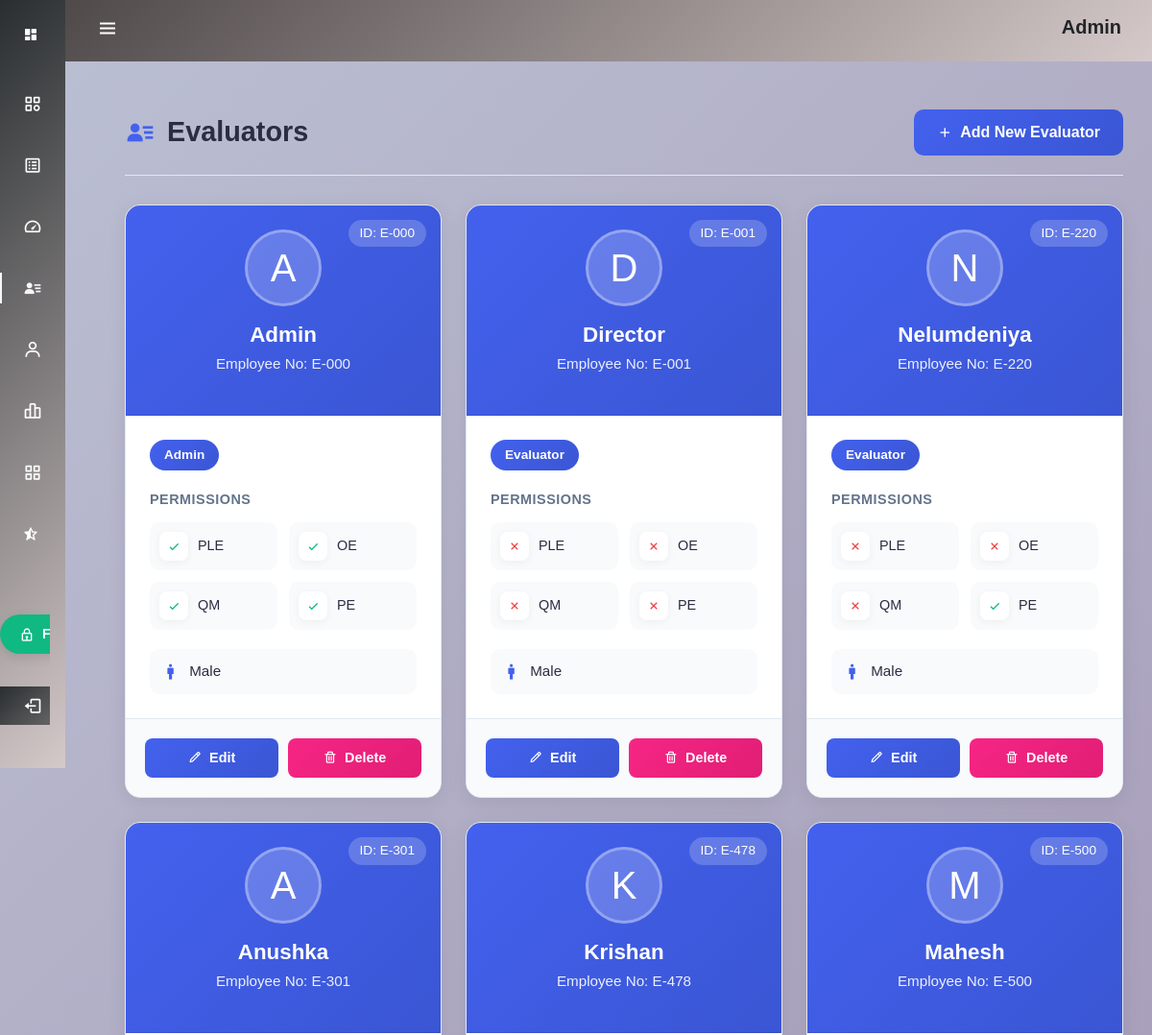
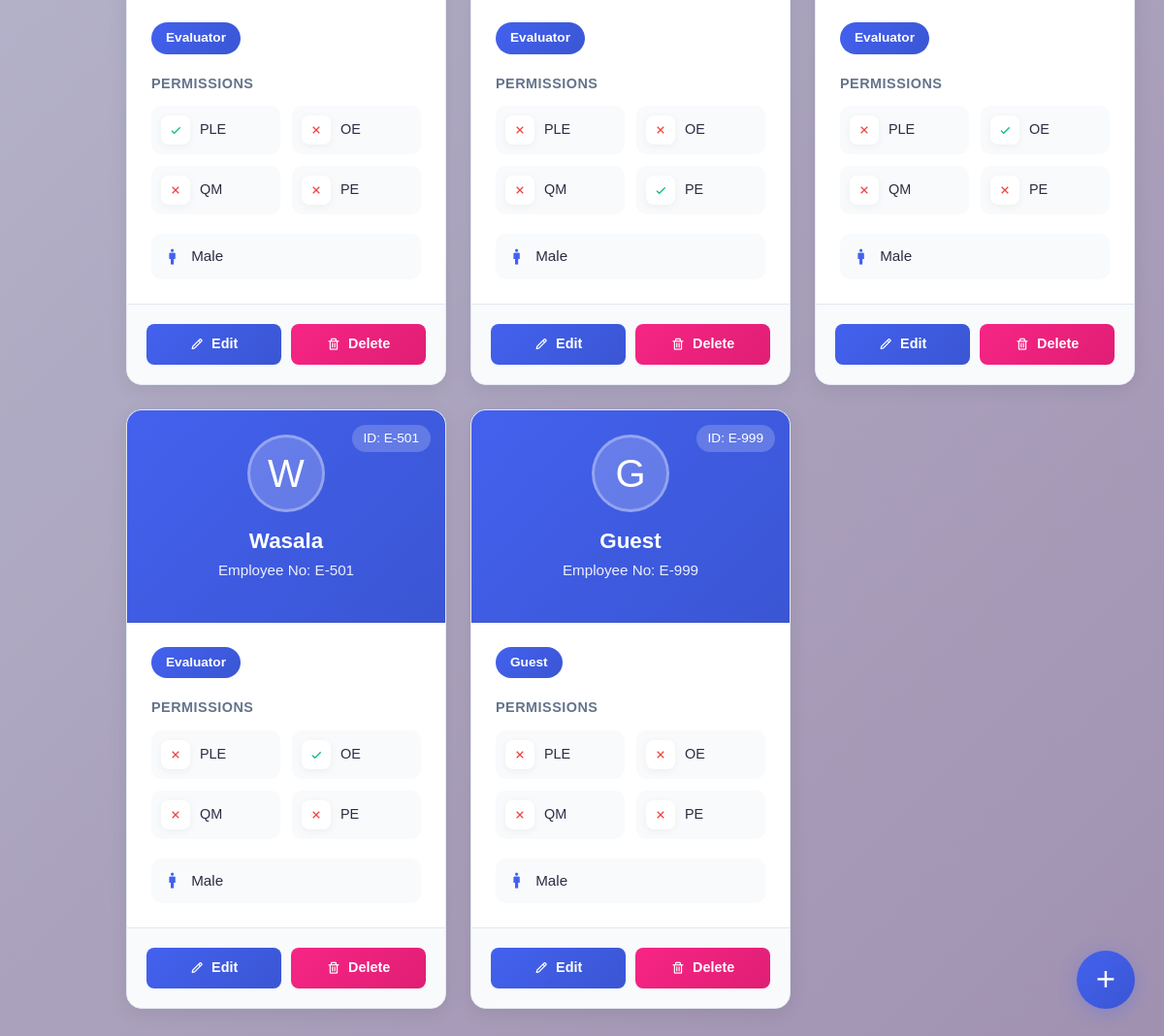
Screenshot of /Evaluators.php (signed in) with the database file from the repository (2 pictures, top to bottom).
### tables this page shows
CREATE TABLE `system_settings` (
  `id` int(11) NOT NULL DEFAULT 1,
  `evaluation_frozen` enum('0','1') DEFAULT '0',
  `created_at` timestamp NOT NULL DEFAULT current_timestamp(),
  `updated_at` timestamp NOT NULL DEFAULT current_timestamp() ON UPDATE current_timestamp()
);

CREATE TABLE `evaluator` (
  `evaluator_id` varchar(10) NOT NULL,
  `evaluator_name` varchar(100) NOT NULL,
  `PLE` tinyint(1) NOT NULL DEFAULT 0,
  `OE` tinyint(1) NOT NULL DEFAULT 0,
  `QM` tinyint(1) NOT NULL DEFAULT 0,
  `PE` tinyint(1) NOT NULL DEFAULT 0,
  `ev_gender` varchar(10) NOT NULL,
  `is_admin` tinyint(1) NOT NULL DEFAULT 0,
  `is_evaluator` tinyint(1) NOT NULL,
  `email` varchar(100) NOT NULL,
  `password` varchar(50) NOT NULL
);

### Evaluators.php (the view, shortened to what this page needs)
<?php
include "config.php";
$freeze_query = "SELECT evaluation_frozen FROM system_settings WHERE id = 1";
$freeze_result = mysqli_query($conn, $freeze_query);
if ($freeze_result && mysqli_num_rows($freeze_result) > 0) {
    $freeze_data = mysqli_fetch_assoc($freeze_result);
    $is_frozen = $freeze_data['evaluation_frozen'];
} else {
    $is_frozen = '0';
}
if (isset($_SESSION["user"])) {
  $sql = "SELECT * FROM evaluator";
  $result = $conn->query($sql);
?>
  <!DOCTYPE html>
  <html lang="en">
  <head>
    <link rel="stylesheet" href="https://cdn.jsdelivr.net/npm/bootstrap@5.0.0-beta1/dist/css/bootstrap.min.css" />
    <link rel="stylesheet" href="https://cdn.jsdelivr.net/npm/bootstrap@5.0.0-beta1/dist/js/bootstrap.bundle.min.js" />
    <link rel="stylesheet" href="https://cdnjs.cloudflare.com/ajax/libs/jquery/3.2.1/jquery.min.js" />
    <link rel="stylesheet" href="https://cdn.jsdelivr.net/npm/boxicons@latest/css/boxicons.min.css" />
    <link rel="stylesheet" href="https://cdnjs.cloudflare.com/ajax/libs/font-awesome/6.4.0/css/all.min.css" />
    <link rel="stylesheet" href="./style.css" />
  </head>
  <body id="body-pd" class="content <?php if ($_SESSION['isAdmin']) {
                                      echo "Admin";
                                    } else if ($_SESSION["isEvaluator"]) {
                                      echo "Evaluator";
                                    } else {
                                      echo "Guest";
                                    } ?>">
    <header class="header <?php if ($_SESSION['isAdmin']) {
                            echo "Admin";
                          } else if ($_SESSION["isEvaluator"]) {
                            echo "Evaluator";
                          } else {
                            echo "Guest";
                          } ?>" id="header">
      <div class="header_toggle"> <i class='bx bx-menu' id="header-toggle"></i> </div>
      <?php if (isset($_SESSION["user"])) { ?>
        <h5 style="font-weight: bold; text-transform: capitalize;"><?php echo $_SESSION["user"]; ?></h5>
      <?php } else { ?>
        <div class="header_img"> <a href="./signin.php"><i class='bx bxs-user nav_icon' style="padding: 1vh;"></i></a> </div>
      <?php } ?>
    </header>
    <div class="l-navbar <?php if ($_SESSION['isAdmin']) {
                            echo "Admin";
                          } else if ($_SESSION["isEvaluator"]) {
                            echo "Evaluator";
                          } else {
                            echo "Guest";
                          } ?>" id="nav-bar">
      <nav class="nav">
        <div>
          <a href="./index.php" class="nav_logo" style="color: #ffffff; font-weight: bold;">
            <i class='bx bxs-dashboard me-2'></i>
          </a>
          <div class="nav_list">
            <a href="./Categories.php" class="nav_link"> <i class='bx bx-category nav_icon'></i> <span class="nav_name">Categories</span> </a>
            <a href="./AttributeCategories.php" class="nav_link"> <i class='bx bx-spreadsheet nav_icon'></i> <span class="nav_name">Attributes</span> </a>
            <a href="./ScoringMethods.php" class="nav_link"> <i class='bx bx-tachometer nav_icon'></i> <span class="nav_name">Marking Schemes</span> </a>
            <a href="./Evaluators.php" class="nav_link active"> <i class='bx bxs-user-detail nav_icon'></i> <span class="nav_name">Evaluators</span> </a>
            <a href="./Employees.php" class="nav_link"> <i class='bx bx-user nav_icon'></i><span class="nav_name">Evaluatees</span> </a>
            <?php if ($is_frozen == '1'): ?>
              <a href="javascript:void(0)" class="nav_link disabled">
                <i class='bx bx-bar-chart-alt-2 nav_icon'></i>
                <span class="nav_name">Evaluate by Individual <small class="text-danger">(Frozen)</small></span>
              </a>
              <a href="javascript:void(0)" class="nav_link disabled">
                <i class='bx bx-grid-alt nav_icon'></i>
                <span class="nav_name">Evaluate by Warehouse <small class="text-danger">(Frozen)</small></span>
              </a>
            <?php else: ?>
              <a href="./namely_evaluation.php" class="nav_link"> <i class='bx bx-bar-chart-alt-2 nav_icon'></i> <span class="nav_name">Evaluate by Individual</span> </a>
              <a href="./Warehouses.php" class="nav_link"> <i class='bx bx-grid-alt nav_icon'></i> <span class="nav_name">Evaluate by Warehouse</span> </a>
            <?php endif; ?>
            <a href="./periodRatings.php" class="nav_link"> <i class='bx bxs-star-half'></i> <span class="nav_name">Results & Grading</span> </a>
          </div>
        </div>
        <div>
          <?php if ($_SESSION['isAdmin']): ?>
            <form method="POST" action="index.php" style="margin-bottom: 10px;">
              <button type="submit" name="toggle_freeze" class="nav_link freeze-btn <?php echo $is_frozen == '1' ? 'frozen' : 'unfrozen'; ?>" style="border: none; width: 100%;">
                <i class='bx <?php echo $is_frozen == '1' ? 'bx-lock-open' : 'bx-lock'; ?>'></i>
                <span class="nav_name"><?php echo $is_frozen == '1' ? 'Unfreeze System' : 'Freeze System'; ?></span>
              </button>
            </form>
          <?php endif; ?>
          <form enctype="multipart/form-data" action="<?php echo htmlspecialchars($_SERVER["PHP_SELF"]); ?>" method="POST">
            <button type="submit" name="signout" class="nav_link <?php if ($_SESSION['isAdmin']) {
                                                                    echo "Admin";
                                                                  } else if ($_SESSION["isEvaluator"]) {
                                                                    echo "Evaluator";
                                                                  } else {
                                                                    echo "Guest";
                                                                  } ?>" style="background-color: #666; border: none; width: 100%;">
              <i class='bx bx-log-out nav_icon'></i>
            </button>
          </form>
        </div>
      </nav>
    </div>
    <div class="modern-container">
      <div class="page-header">
        <div class="page-title">
          <i class='bx bxs-user-detail'></i>
          Evaluators
        </div>
        <?php if ($_SESSION["isAdmin"]) { ?>
          <a href="./evaluator.php" class="add-btn">
            <i class='bx bx-plus'></i>
            Add New Evaluator
          </a>
        <?php } ?>
      </div>
      <?php if ($result->num_rows > 0) { ?>
        <div class="evaluators-grid">
          <?php while ($row = $result->fetch_assoc()) {
            $role = '';
            $roleClass = '';
            if ($row['is_admin']) {
              $role = 'Admin';
              $roleClass = 'Admin';
            } else if ($row['is_evaluator']) {
              $role = 'Evaluator';
              $roleClass = 'Evaluator';
            } else {
              $role = 'Guest';
              $roleClass = 'Guest';
            }
            $initials = strtoupper(substr($row['evaluator_name'], 0, 1));
          ?>
            <div class="evaluator-card">
              <div class="card-header">
                <span class="employee-badge">ID: <?php echo $row['evaluator_id']; ?></span>
                <div class="avatar-container">
                  <?php echo $initials; ?>
                </div>
                <h3 class="evaluator-name"><?php echo htmlspecialchars($row['evaluator_name']); ?></h3>
                <p class="evaluator-id">Employee No: <?php echo $row['evaluator_id']; ?></p>
              </div>
              <div class="card-content">
                <div class="<?php echo $roleClass; ?> role-badge">
                  <?php echo $role; ?>
                </div>
                <div class="permissions-section">
                  <div class="section-title">Permissions</div>
                  <div class="permissions-grid">
                    <div class="permission-item">
                      <div class="permission-icon">
                        <i class='bx <?php echo $row['PLE'] ? 'bx-check permission-active' : 'bx-x permission-inactive'; ?>'></i>
                      </div>
                      <span class="permission-label">PLE</span>
                    </div>
                    <div class="permission-item">
                      <div class="permission-icon">
                        <i class='bx <?php echo $row['OE'] ? 'bx-check permission-active' : 'bx-x permission-inactive'; ?>'></i>
                      </div>
                      <span class="permission-label">OE</span>
                    </div>
                    <div class="permission-item">
                      <div class="permission-icon">
                        <i class='bx <?php echo $row['QM'] ? 'bx-check permission-active' : 'bx-x permission-inactive'; ?>'></i>
                      </div>
                      <span class="permission-label">QM</span>
                    </div>
                    <div class="permission-item">
                      <div class="permission-icon">
                        <i class='bx <?php echo $row['PE'] ? 'bx-check permission-active' : 'bx-x permission-inactive'; ?>'></i>
                      </div>
                      <span class="permission-label">PE</span>
                    </div>
                  </div>
                </div>
                <div class="gender-section">
                  <i class='bx <?php echo $row['ev_gender'] == 'Male' ? 'bx-male' : 'bx-female'; ?> gender-icon'></i>
                  <span class="gender-label"><?php echo $row['ev_gender']; ?></span>
                </div>
              </div>
              <?php if ($_SESSION["isAdmin"] || $_SESSION["id"] == $row['evaluator_id']) { ?>
                <div class="card-actions">
                  <a href="./evaluator.php?id=<?php echo $row['evaluator_id'] ?>" class="action-btn edit-btn">
                    <i class='bx bx-pencil'></i>
                    Edit
                  </a>
                  <a href="./delete.php?evtId=<?php echo $row['evaluator_id'] ?>" class="action-btn delete-btn" onclick="return confirm('Are you sure you want to delete this evaluator?');">
                    <i class='bx bx-trash'></i>
                    Delete
                  </a>
                </div>
              <?php } ?>
            </div>
          <?php } ?>
        </div>
      <?php } ?>
    </div>
    <?php if ($_SESSION["isAdmin"] && $result->num_rows > 0) { ?>
      <a href="./evaluator.php" class="floating-action-btn">
        <i class='bx bx-plus'></i>
      </a>
    <?php } ?>
  </body>
  </html>
<?php } else {
  header("location: signin.php");
} ?>

### style.css (style rules this page uses)
:root { --header-height: 3rem; --nav-width: 68px; --first-color: #ffffff; --first-color-light: #ffffff; --white-color: #F7F6FB; --body-font: "Calibri", sans-serif; --normal-font-size: 1rem; --z-fixed: 100; }
.content.Admin { position: relative; font-family: var(--body-font); font-size: var(--normal-font-size); transition: .5s; background: linear-gradient(135deg, rgb(187, 192, 211) 0%, #a191b1ff 100%); }
.header.Admin { background: linear-gradient(135deg, rgb(72, 66, 66) 0%, #d5c9c9ff 100%) !important; }
.l-navbar.Admin, .nav_link.Admin { background: linear-gradient(135deg, rgb(41, 46, 48) 0%, #d5c9c9ff 100%) !important; }
a { text-decoration: none; }
.header { width: 100%; height: var(--header-height); position: fixed; top: 0; left: 0; display: flex; align-items: center; justify-content: space-between; padding: 0 1rem; background-color: var(--white-color); z-index: var(--z-fixed); transition: .5s; }
.header_toggle { color: var(--first-color); font-size: 1.5rem; cursor: pointer; }
.l-navbar { position: fixed; top: 0; left: -30%; width: var(--nav-width); height: 100vh; background-color: var(--first-color); padding: .5rem 1rem 0 0; transition: .5s; z-index: var(--z-fixed); }
.nav { height: 100%; display: flex; flex-direction: column; justify-content: space-between; overflow: hidden; }
.nav_logo, .nav_link { display: grid; grid-template-columns: max-content max-content; align-items: center; column-gap: 1rem; padding: .5rem 0 .5rem 1.5rem; }
.nav_logo { margin-bottom: 2rem; }
.nav_link { position: relative; color: var(--first-color-light); margin-bottom: 1.5rem; transition: .3s; }
.nav_icon { font-size: 1.25rem; }
.active { color: var(--white-color); }
.active::before { content: ''; position: absolute; left: 0; width: 2px; height: 32px; background-color: var(--white-color); }
@media screen and (min-width: 768px) { body { margin: calc(var(--header-height) + 1rem) 0 0 0; padding-left: calc(var(--nav-width) + 2rem); } }
@media screen and (min-width: 768px) { .header { height: calc(var(--header-height) + 1rem); padding: 0 2rem 0 calc(var(--nav-width) + 2rem); } }
@media screen and (min-width: 768px) { .l-navbar { left: 0; padding: 1rem 1rem 0 0; } }
a { color: #333333; }

### rows the page displays
evaluator: evaluator_id "E-000", evaluator_name "A", evaluator_name "Admin", is_admin "Admin", PLE 1 (drawn), OE 1 (drawn), QM 1 (drawn), PE 1 (drawn), ev_gender "Male"
evaluator: evaluator_id "E-001", evaluator_name "D", evaluator_name "Director", is_evaluator "Evaluator", PLE 0 (drawn), OE 0 (drawn), QM 0 (drawn), PE 0 (drawn), ev_gender "Male"
evaluator: evaluator_id "E-220", evaluator_name "N", evaluator_name "Nelumdeniya", is_evaluator "Evaluator", PLE 0 (drawn), OE 0 (drawn), QM 0 (drawn), PE 1 (drawn), ev_gender "Male"
evaluator: evaluator_id "E-301", evaluator_name "A", evaluator_name "Anushka", is_evaluator "Evaluator", PLE 1 (drawn), OE 0 (drawn), QM 0 (drawn), PE 0 (drawn), ev_gender "Male"
evaluator: evaluator_id "E-478", evaluator_name "K", evaluator_name "Krishan", is_evaluator "Evaluator", PLE 0 (drawn), OE 0 (drawn), QM 0 (drawn), PE 1 (drawn), ev_gender "Male"
evaluator: evaluator_id "E-500", evaluator_name "M", evaluator_name "Mahesh", is_evaluator "Evaluator", PLE 0 (drawn), OE 1 (drawn), QM 0 (drawn), PE 0 (drawn), ev_gender "Male"
evaluator: evaluator_id "E-501", evaluator_name "W", evaluator_name "Wasala", is_evaluator "Evaluator", PLE 0 (drawn), OE 1 (drawn), QM 0 (drawn), PE 0 (drawn), ev_gender "Male"
evaluator: evaluator_id "E-999", evaluator_name "G", evaluator_name "Guest", is_evaluator "Guest", PLE 0 (drawn), OE 0 (drawn), QM 0 (drawn), PE 0 (drawn), ev_gender "Male"

### other values shown
$_SESSION["user"] "Admin"
